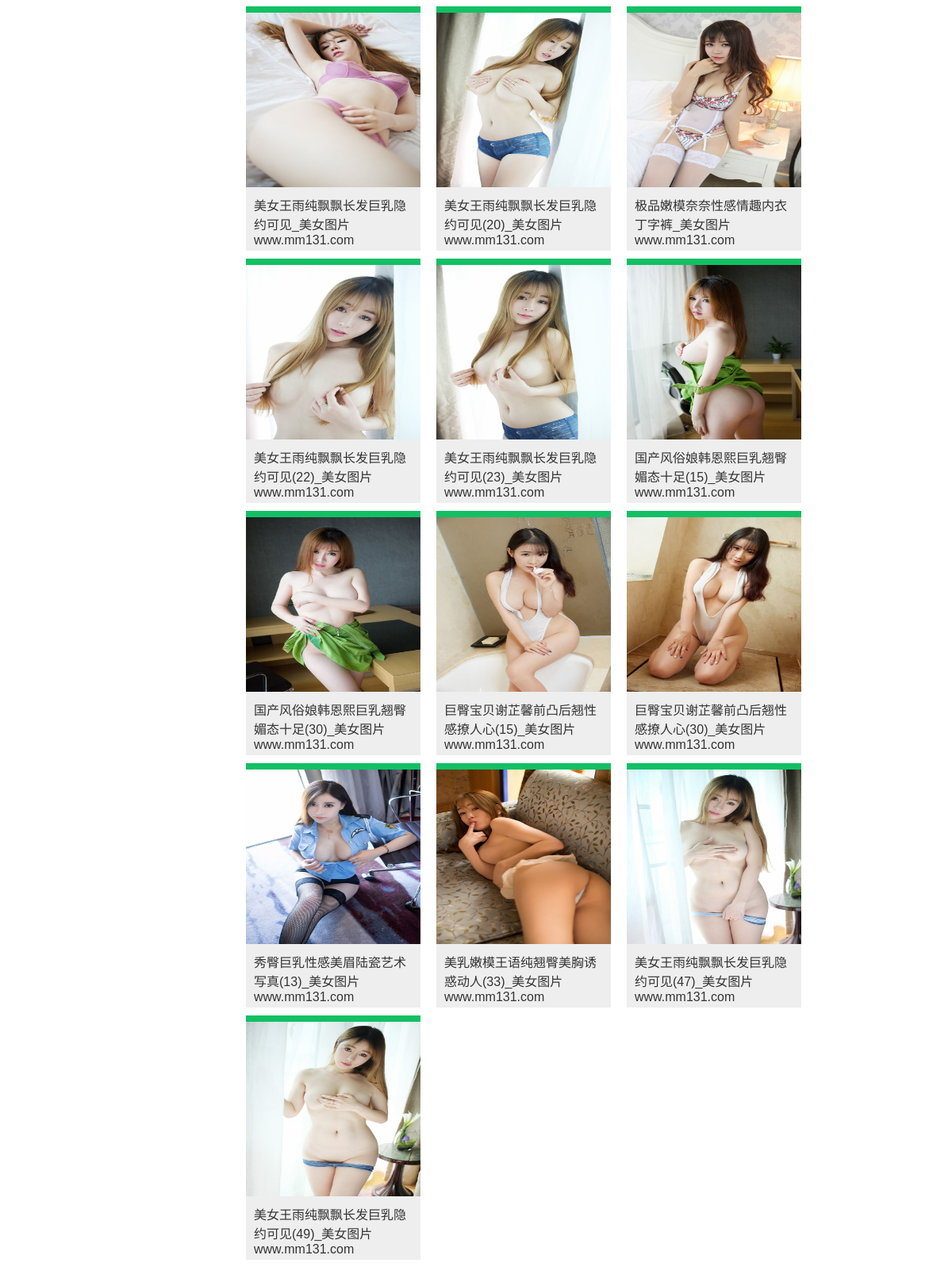
/account/users/gang.an/ (signed in, lower part), run on an earlier commit of the app's database.
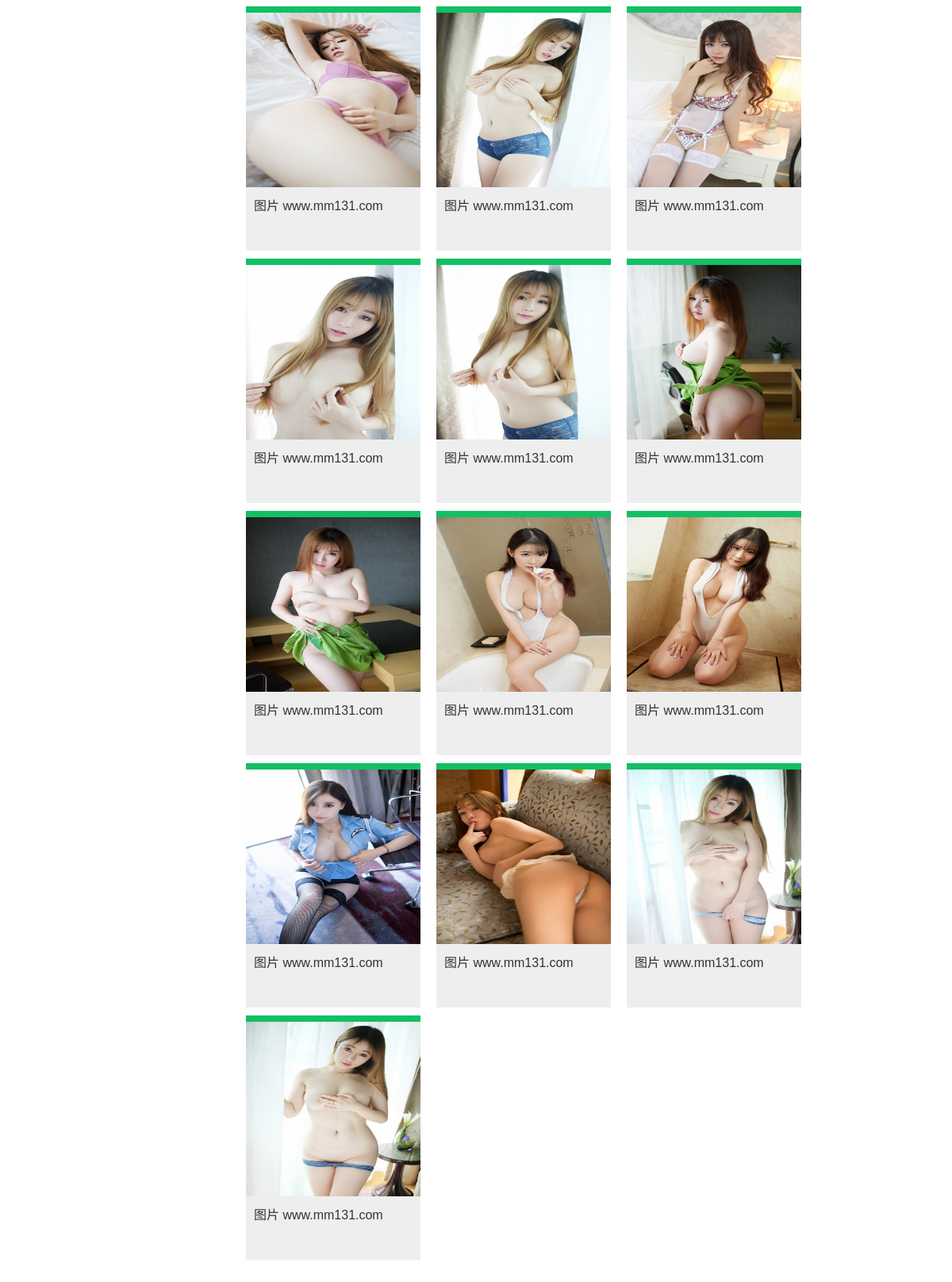
And on a later commit of the database.
### images/models.py (models this page shows, shortened)
class Image(models.Model):
    user = models.ForeignKey(settings.AUTH_USER_MODEL,related_name='images_created')
    title = models.CharField(max_length=200)
    slug = models.SlugField(max_length=200,blank=True)
    url = models.URLField()
    image = models.ImageField(upload_to='images/%Y/%m/%d')
    description = models.TextField(blank=True)
    created = models.DateField(auto_now_add=True,db_index=True)
    user_like = models.ManyToManyField(settings.AUTH_USER_MODEL,
                                        related_name='images_liked',blank=True)
    def get_absolute_url(self):
        return reverse('images:detail',args=(self.id,self.slug))

### account/views.py (the view)
# urls.py: url(r'^users/(?P<username>.+)/$', views.user_detail, name='user_detail'),
@login_required
def user_detail(request, username):
    user = get_object_or_404(User, username=username, is_active=True)
    return render(request, 'account/user/detail.html', {'section': 'people','user': user})

### account/templates/account/user/detail.html (shortened to what this page needs)
{% extends "base.html" %}
{% block content %}
    {% with total_followers=user.followers.count %}
    <div id="image-list" class="image-container">
        {% include "images/image/list_ajax.html" with images=user.images_created.all %}
    </div>
    {% endwith %}
{% endblock %}

### images/templates/images/image/list_ajax.html (shortened to what this page needs)
{% load thumbnail %}
{% for image in images %}
    <div class="image">
        <a href="{{ image.get_absolute_url }}">
            <img src="{{ image.image.url }}"  height="300"/>
        </a>
        <div class="info">
            <a href="{{ image.get_absolute_url }}" class="title">{{ image.title }}</a>
        </div>
    </div>
{% endfor %}

What changed in the data, as far as the page shows it:
changed Image (number 1 of 13 on the later page): title "美女王雨纯飘飘长发巨乳隐约可见_美女图片 www.mm131.com" → "图片 www.mm131.com"
changed Image (number 2 of 13 on the later page): title "美女王雨纯飘飘长发巨乳隐约可见(20)_美女图片 www.mm131.com" → "图片 www.mm131.com"
changed Image (number 3 of 13 on the later page): title "极品嫩模奈奈性感情趣内衣丁字裤_美女图片 www.mm131.com" → "图片 www.mm131.com"
changed Image (number 4 of 13 on the later page): title "美女王雨纯飘飘长发巨乳隐约可见(22)_美女图片 www.mm131.com" → "图片 www.mm131.com"
changed Image (number 5 of 13 on the later page): title "美女王雨纯飘飘长发巨乳隐约可见(23)_美女图片 www.mm131.com" → "图片 www.mm131.com"
changed Image (number 6 of 13 on the later page): title "国产风俗娘韩恩熙巨乳翘臀媚态十足(15)_美女图片 www.mm131.com" → "图片 www.mm131.com"
changed Image (number 7 of 13 on the later page): title "国产风俗娘韩恩熙巨乳翘臀媚态十足(30)_美女图片 www.mm131.com" → "图片 www.mm131.com"
changed Image (number 8 of 13 on the later page): title "巨臀宝贝谢芷馨前凸后翘性感撩人心(15)_美女图片 www.mm131.com" → "图片 www.mm131.com"
changed Image (number 9 of 13 on the later page): title "巨臀宝贝谢芷馨前凸后翘性感撩人心(30)_美女图片 www.mm131.com" → "图片 www.mm131.com"
changed Image (number 10 of 13 on the later page): title "秀臀巨乳性感美眉陆瓷艺术写真(13)_美女图片 www.mm131.com" → "图片 www.mm131.com"
changed Image (number 11 of 13 on the later page): title "美乳嫩模王语纯翘臀美胸诱惑动人(33)_美女图片 www.mm131.com" → "图片 www.mm131.com"
changed Image (number 12 of 13 on the later page): title "美女王雨纯飘飘长发巨乳隐约可见(47)_美女图片 www.mm131.com" → "图片 www.mm131.com"
changed Image (number 13 of 13 on the later page): title "美女王雨纯飘飘长发巨乳隐约可见(49)_美女图片 www.mm131.com" → "图片 www.mm131.com"
